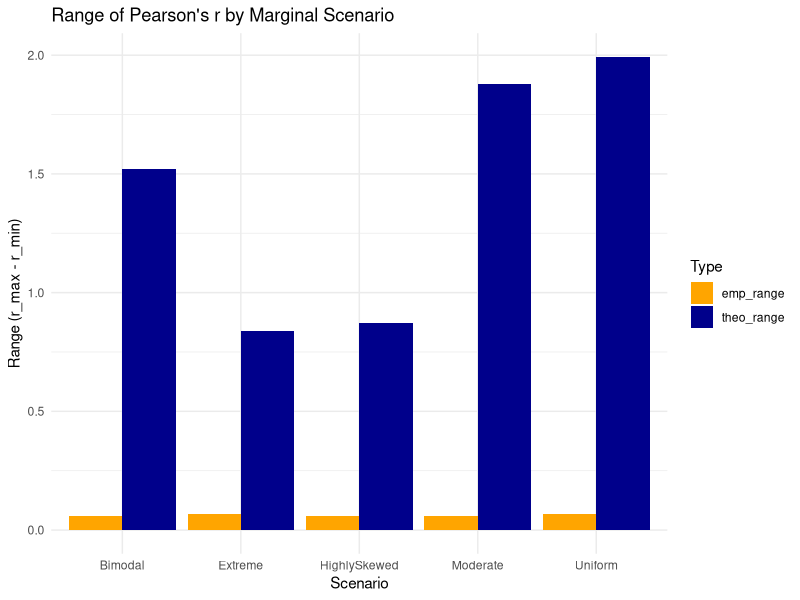

This chart was generated by the following R code:
# Load required libraries
library(ggplot2)
library(dplyr)
library(tidyr)

# -------------------------------
# 1. Define functions (same as before)

# Function to compute the maximum correlation (comonotonic coupling)
max_corr_sorted <- function(marginalX, marginalY, sample_size = 10000) {
	if (sum(marginalX) <= 1.1) {
		countsX <- as.vector(rmultinom(1, size = sample_size, prob = marginalX))
	} else {
		countsX <- marginalX
		sample_size <- sum(countsX)
	}
	if (sum(marginalY) <= 1.1) {
		countsY <- as.vector(rmultinom(1, size = sample_size, prob = marginalY))
	} else {
		countsY <- marginalY
		if (sum(countsY) != sample_size) stop("Counts for X and Y must be equal.")
	}
	
	x_levels <- 0:(length(countsX) - 1)
	y_levels <- 0:(length(countsY) - 1)
	
	pX <- countsX / sum(countsX)
	pY <- countsY / sum(countsY)
	muX <- sum(x_levels * pX)
	muY <- sum(y_levels * pY)
	sigmaX <- sqrt(sum(x_levels^2 * pX) - muX^2)
	sigmaY <- sqrt(sum(y_levels^2 * pY) - muY^2)
	
	cum_pX <- cumsum(pX)
	cum_pY <- cumsum(pY)
	joint <- matrix(0, nrow = length(x_levels), ncol = length(y_levels))
	
	i <- 1; j <- 1
	cumX_prev <- 0; cumY_prev <- 0
	while (i <= length(x_levels) && j <= length(y_levels)) {
		currX <- cum_pX[i]
		currY <- cum_pY[j]
		joint[i, j] <- min(currX, currY) - max(cumX_prev, cumY_prev)
		
		if (currX < currY) {
			cumX_prev <- currX; i <- i + 1
		} else if (currX > currY) {
			cumY_prev <- currY; j <- j + 1
		} else {
			cumX_prev <- currX; cumY_prev <- currY; i <- i + 1; j <- j + 1
		}
	}
	
	E_XY <- sum(outer(x_levels, y_levels, FUN = "*") * joint)
	r_max <- (E_XY - muX * muY) / (sigmaX * sigmaY)
	return(r_max)
}

# Function to compute the minimum correlation (anti-comonotonic pairing)
min_corr_sorted <- function(marginalX, marginalY, sample_size = 10000) {
	if (sum(marginalX) <= 1.1) {
		countsX <- as.vector(rmultinom(1, size = sample_size, prob = marginalX))
	} else {
		countsX <- marginalX
		sample_size <- sum(countsX)
	}
	if (sum(marginalY) <= 1.1) {
		countsY <- as.vector(rmultinom(1, size = sample_size, prob = marginalY))
	} else {
		countsY <- marginalY
		if (sum(countsY) != sample_size) stop("Counts for X and Y must be equal.")
	}
	
	x_levels <- 0:(length(countsX) - 1)
	y_levels <- 0:(length(countsY) - 1)
	
	x_vec <- rep(x_levels, times = countsX)
	y_vec <- rep(y_levels, times = countsY)
	
	# For r_min, pair highest X with lowest Y.
	x_sorted <- sort(x_vec, decreasing = TRUE)
	y_sorted <- sort(y_vec, decreasing = FALSE)
	
	r_min <- cor(x_sorted, y_sorted)
	return(r_min)
}

# Function to simulate the permutation distribution of Pearson's r
simulate_random_corr <- function(marginalX, marginalY, nsim = 1000, sample_size = 10000) {
	if (sum(marginalX) <= 1.1) {
		countsX <- as.vector(rmultinom(1, size = sample_size, prob = marginalX))
	} else {
		countsX <- marginalX
		sample_size <- sum(countsX)
	}
	if (sum(marginalY) <= 1.1) {
		countsY <- as.vector(rmultinom(1, size = sample_size, prob = marginalY))
	} else {
		countsY <- marginalY
		if (sum(countsY) != sample_size) stop("Counts for X and Y must be equal.")
	}
	
	x_levels <- 0:(length(countsX) - 1)
	y_levels <- 0:(length(countsY) - 1)
	
	x_vec <- rep(x_levels, times = countsX)
	y_vec <- rep(y_levels, times = countsY)
	
	r_vals <- numeric(nsim)
	for (i in 1:nsim) {
		x_perm <- sample(x_vec, size = length(x_vec), replace = FALSE)
		y_perm <- sample(y_vec, size = length(y_vec), replace = FALSE)
		r_vals[i] <- cor(x_perm, y_perm)
	}
	return(r_vals)
}

# -------------------------------
# 2. Define candidate marginal distributions for X and Y.
# We assume 5 categories for both. We'll consider several scenarios.
scenarios <- list(
	Extreme = list(
		marginalX = c(0.7, rep(0.3/4, 4)),
		marginalY = c(rep(0.02, 4), 1 - 0.02*4)
	),
	Uniform = list(
		marginalX = rep(1/5, 5),
		marginalY = rep(1/5, 5)
	),
	Bimodal = list(
		marginalX = c(0.45, 0.05, 0.05, 0.05, 0.4),
		marginalY = c(0.1, 0.1, 0.1, 0.1, 0.6)
	),
	HighlySkewed = list(
		marginalX = c(0.9, rep(0.1/4, 4)),
		marginalY = c(rep(0.01, 4), 1 - 0.01*4)
	),
	Moderate = list(
		marginalX = c(0.4, 0.15, 0.15, 0.15, 0.15),
		marginalY = c(0.15, 0.2, 0.2, 0.2, 0.25)
	)
)

# -------------------------------
# 3. Scan over scenarios (with fixed sample_size and nsim) to compute the range.
sample_size <- 10000
nsim <- 1000

results <- data.frame(Scenario = character(), 
					  r_min = numeric(),
					  r_max = numeric(),
					  theo_range = numeric(),
					  emp_range = numeric(),
					  stringsAsFactors = FALSE)

set.seed(123)  # for reproducibility
for (sc in names(scenarios)) {
	margX <- scenarios[[sc]]$marginalX
	margY <- scenarios[[sc]]$marginalY
	
	rmin <- min_corr_sorted(margX, margY, sample_size = sample_size)
	rmax <- max_corr_sorted(margX, margY, sample_size = sample_size)
	r_sim <- simulate_random_corr(margX, margY, nsim = nsim, sample_size = sample_size)
	
	theo_range <- rmax - rmin
	emp_range <- max(r_sim) - min(r_sim)
	
	results <- rbind(results, data.frame(Scenario = sc, 
										 r_min = rmin,
										 r_max = rmax,
										 theo_range = theo_range,
										 emp_range = emp_range))
}
print(results)

# -------------------------------
# 4. Plot the ranges by scenario.
results_long <- results %>%
	pivot_longer(cols = c("theo_range", "emp_range"), 
				 names_to = "Type", 
				 values_to = "Range")

ggplot(results_long, aes(x = Scenario, y = Range, fill = Type)) +
	geom_bar(stat = "identity", position = "dodge") +
	labs(title = "Range of Pearson's r by Marginal Scenario",
		 y = "Range (r_max - r_min)", x = "Scenario") +
	scale_fill_manual(values = c("theo_range" = "darkblue", "emp_range" = "orange")) +
	theme_minimal()
